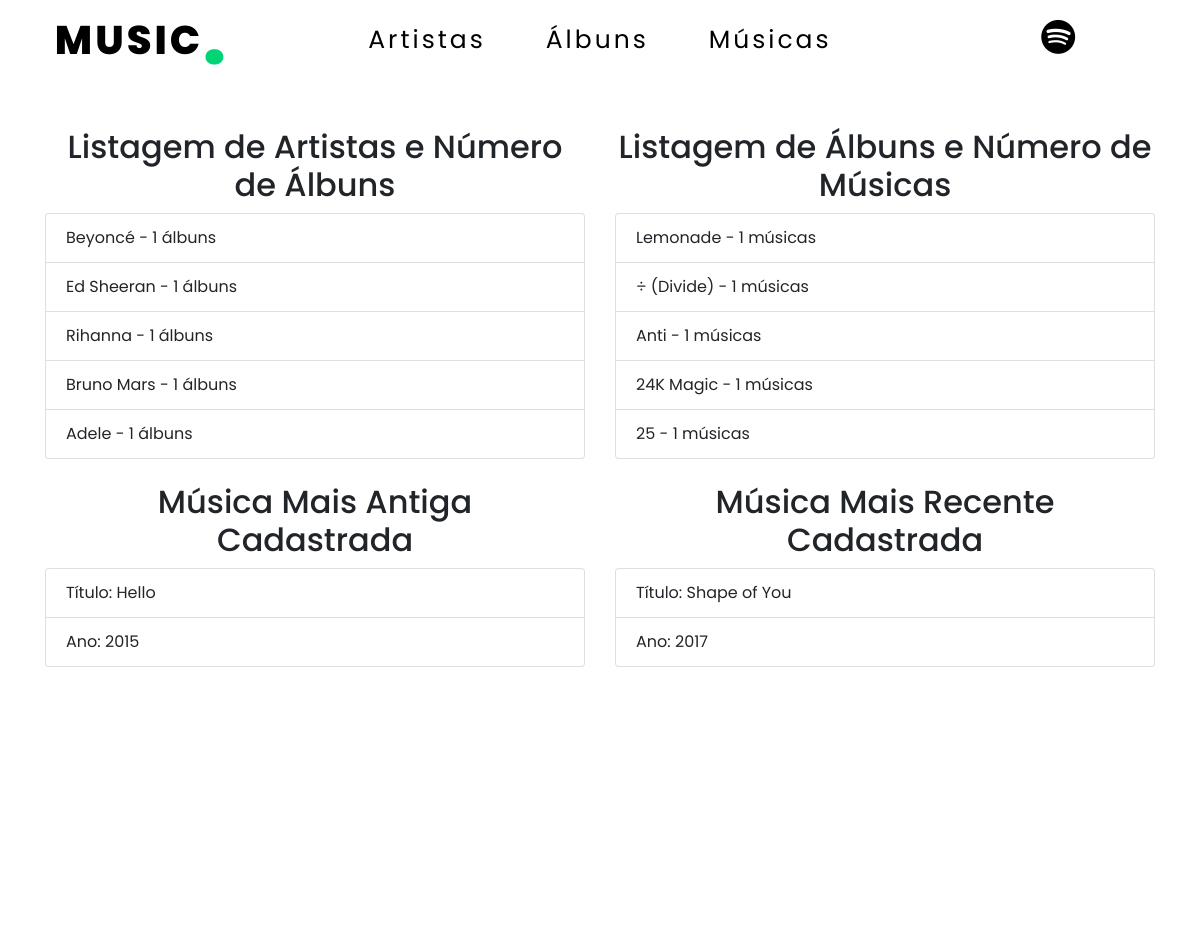
/exemplosCRUD.php, run on the app's committed database.
### tables this page shows
CREATE TABLE `Musica` (
  `id` int(11) NOT NULL AUTO_INCREMENT,
  `titulo` varchar(255) NOT NULL,
  `duracao` varchar(4) NOT NULL,
  `ano` int(11) DEFAULT NULL,
  `album_id` int(11) NOT NULL,
  PRIMARY KEY (`id`),
  KEY `album_id` (`album_id`)
);

### exemplosCRUD.php (the view, shortened to what this page needs)
<!DOCTYPE html>
<html>
<head>
    <head>
        <link rel="stylesheet" href="https://cdnjs.cloudflare.com/ajax/libs/font-awesome/6.1.1/css/all.min.css">
        <link href="https://maxcdn.bootstrapcdn.com/bootstrap/4.5.2/css/bootstrap.min.css" rel="stylesheet">
        <link rel="stylesheet" href="css/style.css">
    </head>
</head>
<body>
    <nav>
        <a href="index.php" style="text-decoration: none;">
            <div class="logo">MUSIC<b>.</b></div>
        </a>
        <ul class="navItems">
            <li><a href="artista.php">Artistas</a></li>
            <li><a href="album.php">Álbuns</a></li>
            <li><a href="selecionarOpcao.php">Músicas</a></li>
        </ul>
        <div class="links">
            <a href="spotifyApiCall.php"><i class="fab fa-spotify" style="font-size: 35px;"></i></a>
        </div>
    </nav>
    <div class="container mt-5" style="background-color: white;">
        <div class="row">
            <div class="col">
                <h2 class="text-center">Listagem de Artistas e Número de Álbuns</h2>
                <ul class="list-group">
                    <?php
                    function listarArtistasEAlbums()
                    {
                        $pdo = Conexao::getConexao();
                        $sql = "SELECT a.nome AS artista, COUNT(al.id) AS num_albums
                                FROM artista a
                                LEFT JOIN album al ON a.id = al.artista_id
                                GROUP BY a.id";
                        $stmt = $pdo->prepare($sql);
                        $stmt->execute();
                        while ($row = $stmt->fetch()) {
                            echo "<li class='list-group-item'>{$row['artista']} - {$row['num_albums']} álbuns</li>";
                        }
                    }
                    listarArtistasEAlbums();
                    ?>
                </ul>
            </div>
            <div class="col">
                <h2 class="text-center">Listagem de Álbuns e Número de Músicas</h2>
                <ul class="list-group">
                    <?php
                    function listarAlbumsEMusicas()
                    {
                        $pdo = Conexao::getConexao();
                        $sql = "SELECT al.titulo AS album, COUNT(m.id) AS num_musicas
                                FROM album al
                                LEFT JOIN musica m ON al.id = m.album_id
                                GROUP BY al.id
                                ORDER BY num_musicas DESC";
                        $stmt = $pdo->prepare($sql);
                        $stmt->execute();
                        while ($row = $stmt->fetch()) {
                            echo "<li class='list-group-item'>{$row['album']} - {$row['num_musicas']} músicas</li>";
                        }
                    }
                    listarAlbumsEMusicas();
                    ?>
                </ul>
            </div>
        </div>
        <div class="row mt-4">
            <div class="col">
                <h2 class="text-center">Música Mais Antiga <br>Cadastrada</h2>
                <ul class="list-group">
                    <?php
                    function listarMusicaMaisAntiga()
                    {
                        $pdo = Conexao::getConexao();
                        $sql = "SELECT titulo, ano
                                FROM musica
                                WHERE ano IS NOT NULL
                                ORDER BY ano ASC
                                LIMIT 1";
                        $stmt = $pdo->prepare($sql);
                        $stmt->execute();
                        $row = $stmt->fetch();
                        if ($row) {
                            echo "<li class='list-group-item'>Título: {$row['titulo']}</li>";
                            echo "<li class='list-group-item'>Ano: {$row['ano']}</li>";
                        } else {
                            echo "<li class='list-group-item'>Nenhuma música com ano de lançamento cadastrado.</li>";
                        }
                    }
                    listarMusicaMaisAntiga();
                    ?>
                </ul>
            </div>
            <div class="col">
                <h2 class="text-center">Música Mais Recente Cadastrada</h2>
                <ul class="list-group">
                    <?php
                    function listarMusicaMaisRecente()
                    {
                        $pdo = Conexao::getConexao();
                        $sql = "SELECT titulo, ano
                                FROM musica
                                WHERE ano IS NOT NULL
                                ORDER BY ano DESC
                                LIMIT 1";
                        $stmt = $pdo->prepare($sql);
                        $stmt->execute();
                        $row = $stmt->fetch();
                        if ($row) {
                            echo "<li class='list-group-item'>Título: {$row['titulo']}</li>";
                            echo "<li class='list-group-item'>Ano: {$row['ano']}</li>";
                        } else {
                            echo "<li class='list-group-item'>Nenhuma música com ano de lançamento cadastrado.</li>";
                        }
                    }
                    listarMusicaMaisRecente();
                    ?>
                </ul>
            </div>
        </div>
    </div>
</body>
</html>

### css/style.css (style rules this page uses)
* { margin: 0; padding: 0; box-sizing: border-box; font-family: 'Poppins', sans-serif; }
body { overflow: hidden; }
.container { width: 100%; min-height: 100vh; background-color: #f3f5f8; }
nav { display: flex; width: 100%; justify-content: space-around; height: 80px; line-height: 80px; z-index: 111; }
.logo { display: flex; font-size: 40px; font-weight: 800; color: #000; letter-spacing: 3px; cursor: pointer; text-transform: uppercase; }
b { font-size: 70px; color: #01d475; }
.navItems { display: flex; }
.navItems li { list-style: none; margin: 0 30px; }
.navItems li a { font-size: 25px; font-weight: 400; color: #000; letter-spacing: 3px; text-decoration: none; text-transform: capitalize; }
.links a { font-size: 30px; color: #000; margin: 25px 70px; }

### data on the page
musica: titulo "Hello", ano "2015"
musica: titulo "Shape of You", ano "2017"

### other printed values
$row['artista'] "Beyoncé"
$row['num_albums'] "1"
$row['artista'] "Ed Sheeran"
$row['artista'] "Rihanna"
$row['artista'] "Bruno Mars"
$row['artista'] "Adele"
$row['album'] "Lemonade"
$row['num_musicas'] "1"
$row['album'] "÷ (Divide)"
$row['album'] "Anti"
$row['album'] "24K Magic"
$row['album'] "25"
